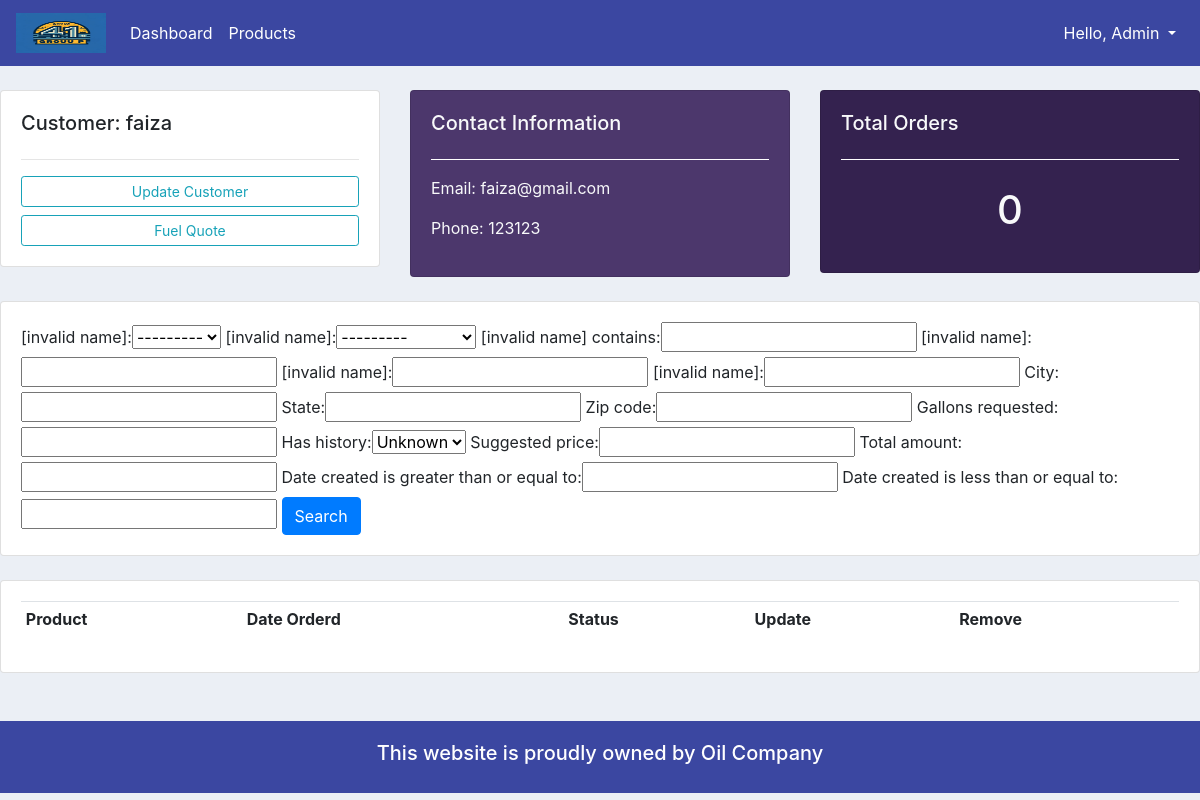
The page /customer/2/ (signed in) on the database its author committed.
### accounts/models.py (models this page shows, shortened)
class Customer(models.Model):
    user = models.OneToOneField(User, null=True, blank=True, on_delete=models.CASCADE) # one to one relationships(one customer can have one user and one user can have one customer)
    name = models.CharField(max_length=200, null=True)
    phone = models.CharField(max_length=200, null=True)
    email = models.CharField(max_length=200, null=True)
    profile_pic = models.ImageField(default="profile1.png", null=True, blank=True)
    date_created = models.DateTimeField(auto_now_add=True, null=True)

### accounts/decorators.py (the view)
        def wrapper_func(request, *args, **kwargs):
            group = None
            if request.user.groups.exists():
                group = request.user.groups.all()[0].name # index it first one by [0]
            if group in allowed_roles:     # [] admin/staff/customer what ever it is.
                return view_func(request, *args, **kwargs)
            else:
                return HttpResponse('You are not authorized to view this page')

### accounts/models.py (called while the page is built)
    def __str__(self):
        return self.name

### accounts/views.py (called while the page is built)
@login_required(login_url='login')
@allowed_users(allowed_roles=['admin']) # we can add more like - ['admin', 'staff', etc]
def customer(request, pk):
    customer = Customer.objects.get(id=pk)
    orders = FuelQuote.objects.filter(customer=customer) # order_set means customers child order from model fields
    order_count = orders.count()
    myFilter = OrderFilter(request.GET, queryset=orders)
    orders = myFilter.qs
    context = {
        'customer':customer,
        'orders':orders,
        'order_count':order_count,
        'myFilter':myFilter
    }
    return render(request, 'accounts/customer.html', context)

### accounts/templates/accounts/customer.html (shortened to what this page needs)
{%  extends 'accounts/main.html' %}
{% load bootstrap4 %}
{% block content %}
	<br>
<div class="row">
	<div class="col-md">
		<div class="card card-body">
			<h5>Customer: {{ customer.name }}</h5>
			<hr>
			<a class="btn btn-outline-info  btn-sm btn-block" href="">Update Customer</a>
			<a class="btn btn-outline-info  btn-sm btn-block" href="{% url 'createOrder' customer.id %}">Fuel Quote</a>
		</div>
	</div>
	<div class="col-md">
		<div class="card card-body text-light" style="background-color: #4c376c;">
			<h5>Contact Information</h5>
			<hr style="border-color: #ffffff;">
			<p>Email: {{ customer.email }}</p>
			<p>Phone: {{ customer.phone }}</p>
		</div>
	</div>
	<div class="col-md">
		<div class="card card-body text-light" style="background-color: #34224f;">
			<h5>Total Orders</h5>
			<hr style="border-color: #ffffff;">
			<h1 style="text-align: center;padding: 10px">{{ order_count }}</h1>
		</div>
	</div>
</div>
<br>
<div class="row">
	<div class="col">
		<div class="card card-body">
			<form method="get">
					{{ myFilter.form }}
		    <button class="btn btn-primary" type="submit">Search</button>
		  </form>
		</div>
	</div>
</div>
<br>
<div class="row">
	<div class="col-md">
		<div class="card card-body">
			<table class="table table-sm">
				<tr>
					<th>Product</th>
					<th>Date Orderd</th>
					<th>Status</th>
					<th>Update</th>
					<th>Remove</th>
				</tr>
			</table>
		</div>
	</div>
</div>
{% endblock %}

### accounts/templates/accounts/navbar.html (shortened to what this page needs)
{% load static %}
{% load qr_code %}
<nav class="navbar navbar-expand-lg navbar-dark" style="background-color: #3B47A1;">
  <a class="navbar-brand" href="{% url 'home' %}">
    <img src="{% static 'images/logo1.png' %}" width="90" height="40" alt="">
  </a>
  <div class="collapse navbar-collapse" id="navbarSupportedContent">
    <ul class="navbar-nav mr-auto">
      {% if request.user.is_staff %}
      <li class="nav-item active">
        <a class="nav-link" href="{% url 'home' %}">Dashboard</a>
      </li>
      <li class="nav-item active">
        <a class="nav-link" href="{% url 'products' %}">Products</a>
      </li>
      {% endif %}
    </ul>
    <ul class="navbar-nav">
      <li class="nav-item dropdown">
        <a class="nav-link dropdown-toggle" href="#" id="navbarDropdown" role="button" data-toggle="dropdown"
          aria-haspopup="true" aria-expanded="false" style="color: #fff;">
          Hello, {{request.user}}
        </a>
      </li>
    </ul>
  </div>
</nav>

### static/css/main.css (style rules this page uses)
body { background-color: #ebeff5; }

### rows shown on the page
Customer: name "faiza", email "faiza@gmail.com", phone "123123"

### other values the page prints
{{ request.user }} "Admin"
{{ order_count }} "0"
